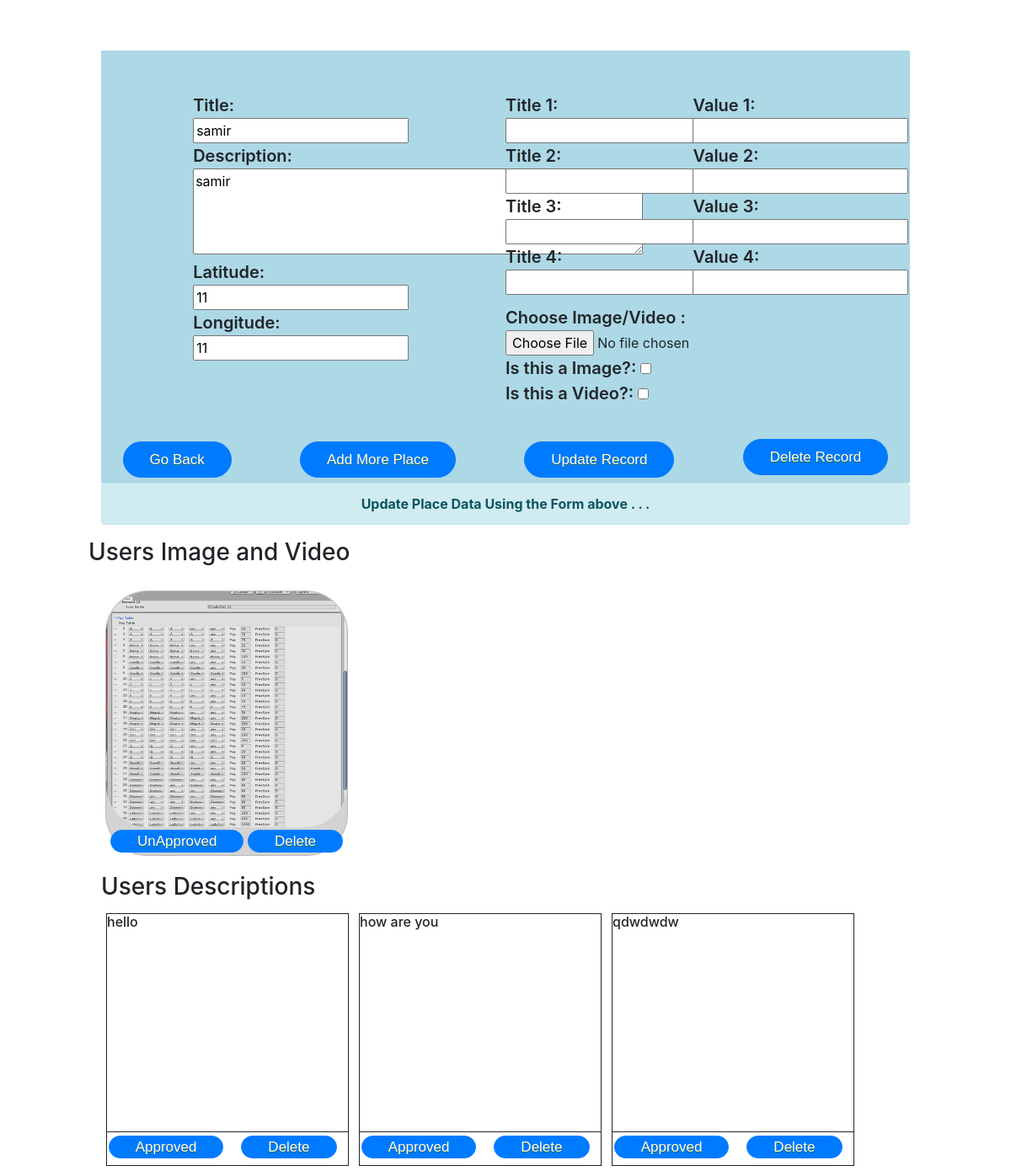
The app's page /Approvedlist/10/ (signed in), older data.
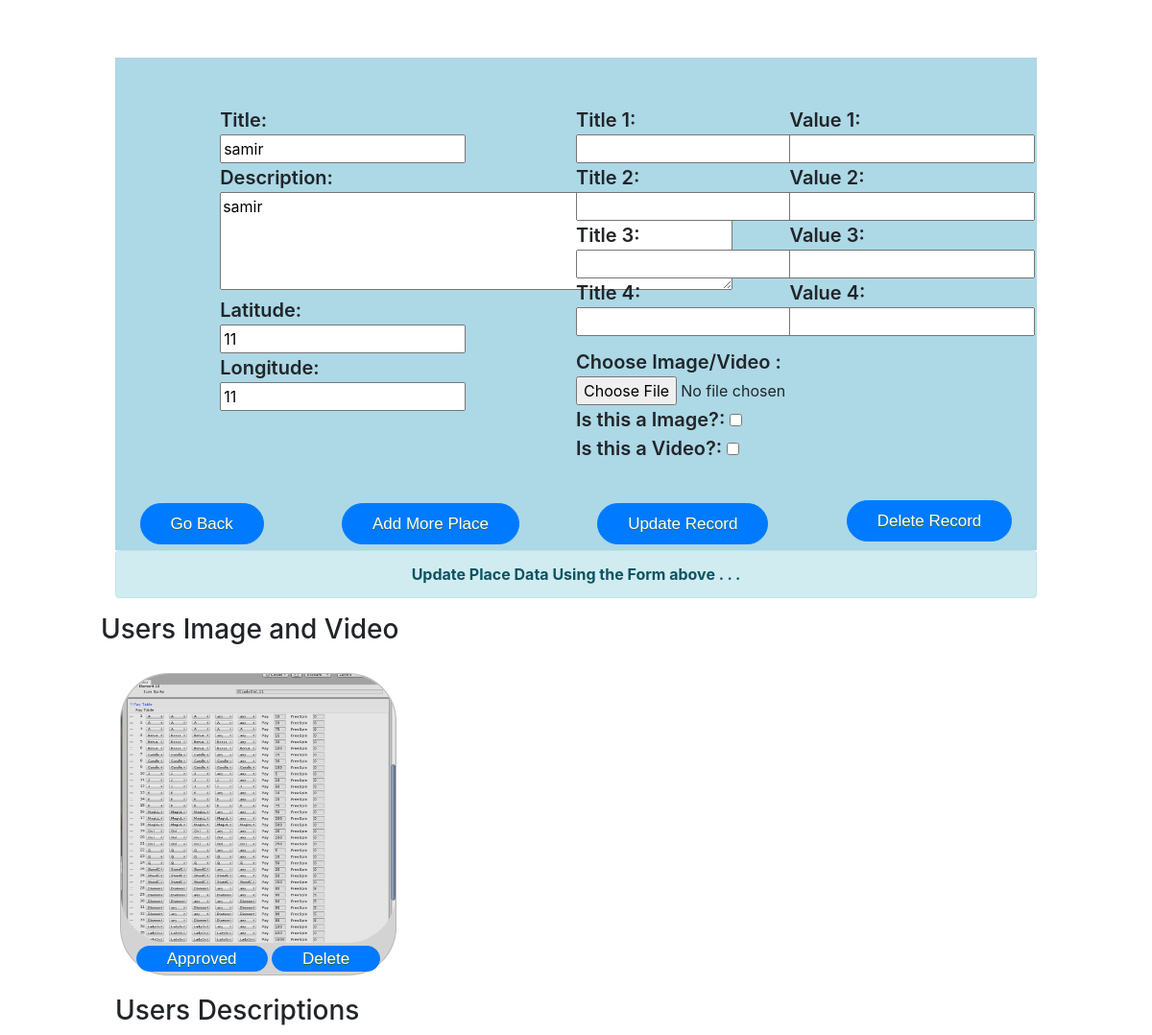
The same page, newer data.
### myapp/models.py (models this page shows, shortened)
class imageLoc(models.Model):
    place_id = models.IntegerField()
    imageLocation = models.FileField(upload_to="images/",default=' ',blank = False)
    status = models.CharField(max_length = 1000 , default = " ")
    class Meta:
        db_table = 'imageDb'

class Description(models.Model):
    place_id=models.IntegerField()
    descriptionPlace=models.CharField(max_length=100000)
    status=models.BooleanField(default=False)
    class Meta:
        db_table = 'description'

### myapp/views.py (the view, shortened to what this page needs)
# urls.py: path('Approvedlist/<int:num>/',views.admin_result,name='admin_result'),
def admin_result(request,num=0,message=""):
    if request.user.is_authenticated:
        if num!=0:                  #checking for new entry (0 == new entry)
            data = myapp.objects.get(id=num)                  #getting place details from mpapp  to use in default value
            data_form = myappForm()                           #loading myapp form it will be used for updation time
            imgData = imageLoc.objects.filter(place_id=int(num))          #loading images and videos of that places using place id
            vdoData = VideoLoc.objects.filter(place_id=int(num))
            desData=Description.objects.filter(place_id=int(num),status=0)
            form = imgVDFileForm()                                        #loading imgVDFileForm form for taking in new image or vedio input
            message = "Update Place Data Using the Form above . . ." if message == "" else message
            values = { "title" : data.title , "description" : data.description , "place_id" : num ,"message" : message ,"latitude":data.latitude,'longitude':data.longitude,'placetitle':data.placetitle,'placevalue':data.placevalue,'placetitle2':data.placetitle2,'placevalue2':data.placevalue2,'placetitle3':data.placetitle3,'placevalue3':data.placevalue3,'placetitle4':data.placetitle4,'placevalue4':data.placevalue4}
            res = { "data_form" : data_form, "form" : form , "imgData" : imgData, "value":values , "vdoData" : vdoData,"desData":desData}
            return render(request,'admin_result.html',{'res':res})        #rendering admin_result.html
    else:
        form = LoginForm()
        message = "Please Login for Moving Further"
        return render(request,'registration/login.html',{"form":form,"message" : message})

### myapp/templates/admin_result.html (shortened to what the changed rows need)
<!DOCTYPE html>
<html lang="en">
<head>
    <link rel="stylesheet" href="https://stackpath.bootstrapcdn.com/bootstrap/4.3.1/css/bootstrap.min.css"
>
</head>
<body>
    <div class="conatiner" style="">
        <form method="POST" action="{% url 'Insert_data' %}" enctype="multipart/form-data">
            <div>
                <div class="row conatiner"  style="padding-left: 10%;padding-right:10%;">
                    <div >
                        <div class="" style="width:100%;">
                            <div id=''>
                                {% for imgvalues in res.imgData %}
                                <div id={{ imgvalues.id }}card class="" style="padding: 20px; float: left;">
                                    <div class="card"
                                        style="width: 18rem;min-height: 300px;border-radius: 50px;background-color: lightgrey">
                                        <div class="" style="height: 280px;">
                                            <a href="/static/media/{{ imgvalues.imageLocation  }}">
                                                <img class="card-img-top"
                                                    src="/static/media/{{ imgvalues.imageLocation  }}"
                                                    alt="Card image cap" style="height:100%;border-radius: 50px;">
                                            </a>
                                        </div>
                                        <div class="card-body" style="text-align: center;padding: 3px;">
                                            <input id={{ imgvalues.id }}status name="search"
                                                onclick='ajaxFun("{{ imgvalues.id }}","","image")' class="submit-btn1"
                                                type="button" value="{{ imgvalues.status }}">
                                            <input id={{ imgvalues.id }}delete name="search"
                                                onclick='ajaxFun("{{ imgvalues.id }}","Delete","image")' class="submit-btn1"
                                                type="button" value="Delete">
                                        </div>
                                    </div>
                                </div>
                                {% endfor %}
                            </div>
                        </div>
                    </div>
                </div>
            </div>
            <div class="">
                <div class="row conatiner" style="padding-left: 10%;padding-right:10%;" >
                    <div class="col-12 ">
                        <div class="" style="width:100%;">
                            <div id=''>
                                    {% for a in res.desData %}
                                    <div style="width: 18rem;
                                    min-height: 300px;
                                    margin: 6px;
                                    float: left;
                                    border: 1px solid;">
                                      <h6 style="min-height: 250px">{{  a.descriptionPlace }}</h6>
                                      <div style="border-top: 1px solid;padding-top:4px">
                                          <div style="width: 49%;float: left;text-align: center">
                                                <input id={{ a.id }}status name="search"
                                                onclick='ApprovedCards("{{ a.id }}")'
                                                class="submit-btn1" type="button" value="Approved">
                                          </div>
                                          <div style="width: 49%;float:right;text-align: center;">
                                                <input id={{ a.id }}status name="search"
                                                onclick='DeleteCards("{{ a.id }}")'
                                                class="submit-btn1" type="button" value="Delete">
                                          </div>
                                      </div>
                                </div>
                                    {% endfor %}
                                </div>
                        </div>
                    </div>
                </div>
            </div>
        </form>
    </div>
</body>
</html>

Row changes from the older to the newer data that the page shows:
no longer on this page (row edited): Description: descriptionPlace "hello"
no longer on this page (row edited): Description: descriptionPlace "how are you"
no longer on this page (row edited): Description: descriptionPlace "qdwdwdw"
changed imageLoc: search "UnApproved" → "Approved"
